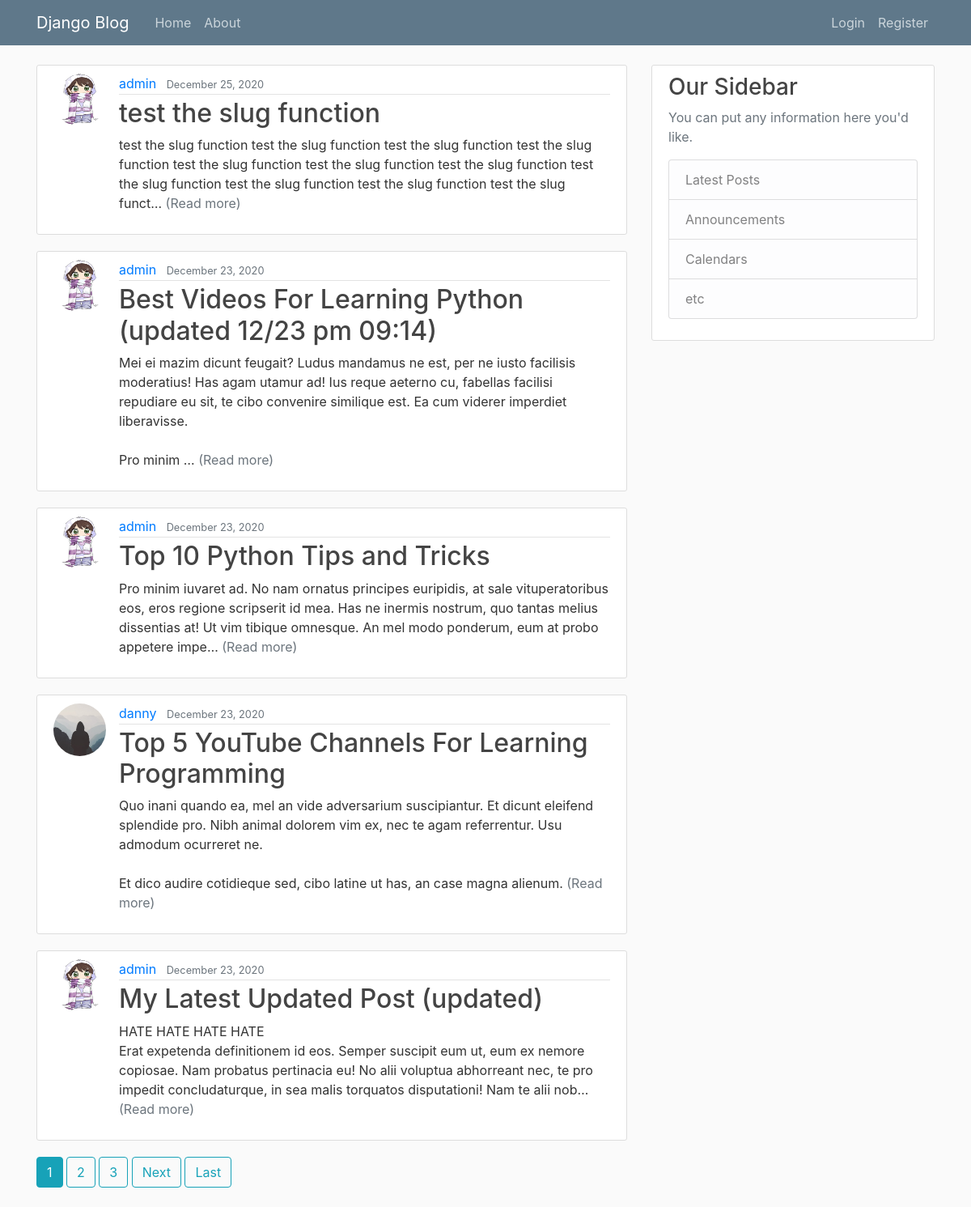
The app's page /, older data.
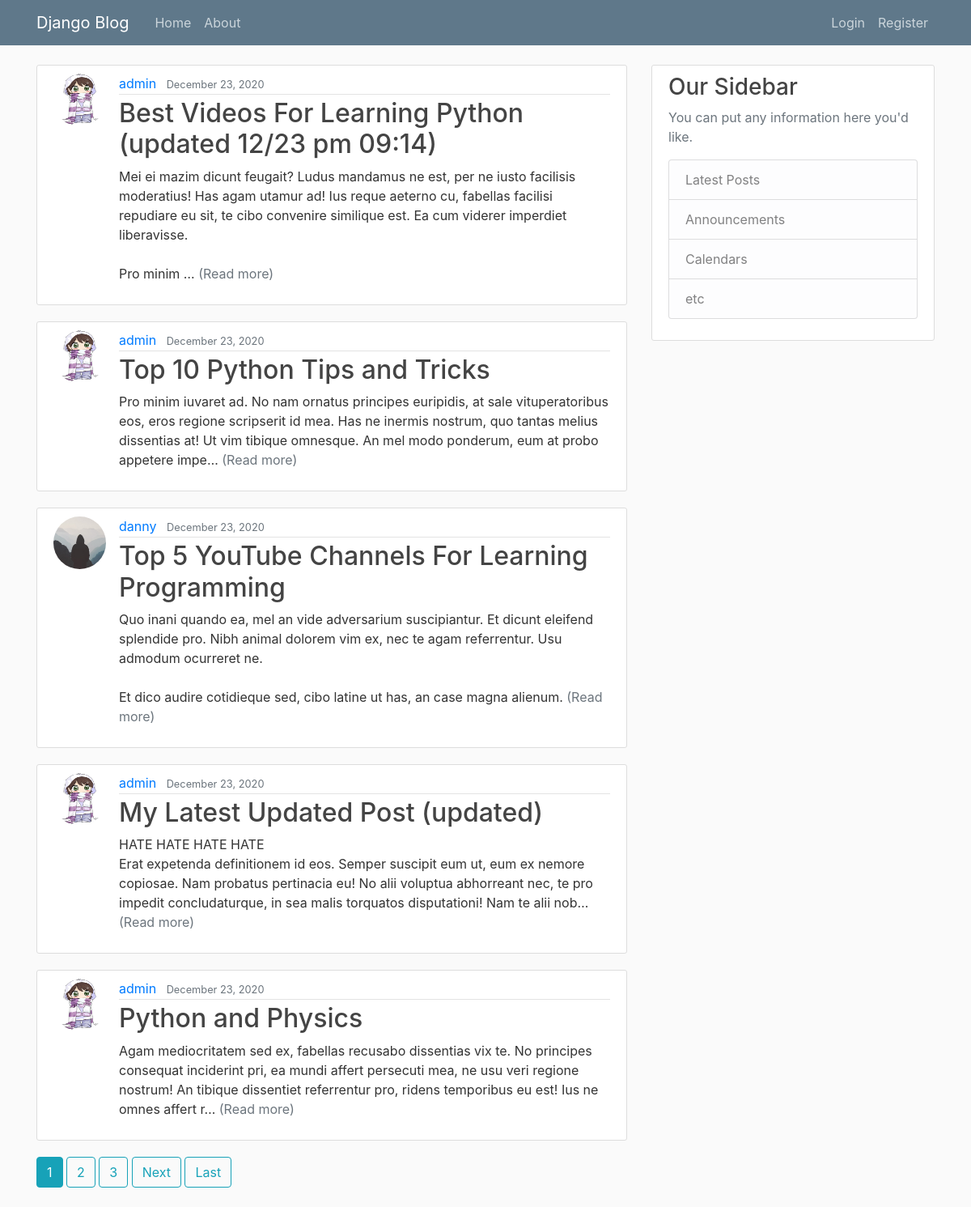
The same page, newer data.
### blog/models.py (models this page shows, shortened)
class Post(models.Model):
    class PostObjects(models.Manager):
        def get_queryset(self):
            return super().get_queryset().filter(date_posted__lte=timezone.now())
    author = models.ForeignKey(User, on_delete=models.CASCADE, default=1)
    title = models.CharField(max_length=100)
    slug = models.SlugField(unique=True, blank=True, null=True)
    content = models.TextField()
    date_posted = models.DateTimeField(default=timezone.now)
    read_time = models.IntegerField(default=0, null=True, blank=True) #models.TimeField(null=True, blank=True)
    @property
    def short_description(self):
        return truncatechars(self.content, 250)

### users/models.py (models this page shows, shortened)
class Profile(models.Model):
    user = models.OneToOneField(User, on_delete=models.CASCADE)
    image = models.ImageField(default='default.jpg', upload_to='profile_pics')

### blog/views.py (the view)
# urls.py: path('', PostListView.as_view(), name='blog-home'),
class PostListView(ListView):
    model = Post
    template_name = 'blog/home.html' # <app>/<model>_<viewtype>.html
    context_object_name = 'posts'
    ordering = ['-date_posted']
    paginate_by = 5

### blog/templates/blog/home.html (shortened to what this page needs)
{% extends "blog/base.html" %}
{% block content %}
  {% for post in posts %}
    <article class="media content-section">
      <img class="rounded-circle article-img" src="{{ post.author.profile.image.url }}">
      <div class="media-body">
        <div class="article-metadata">
          <a class="mr-2" href="{% url 'user-posts' post.author.username %}">{{ post.author }}</a>
          <small class="text-muted">{{ post.date_posted|date:"F d, Y" }}</small>
        </div>
        <h2><a class="article-title" href="{% url 'post-detail' post.slug %}">{{ post.title }}</a></h2>
        <p class="article-content">{{ post.short_description }} <a class="text-muted" href="{% url 'post-detail' post.slug %}">(Read more)</a></p>
      </div>
    </article>
  {% endfor %}
  {% if is_paginated %}
    {% for num in page_obj.paginator.page_range %}
      {% if page_obj.number == num %}
        <a class="btn btn-info mb-4" href="?page={{ num }}">{{ num }}</a>
      {% elif num > page_obj.number|add:'-3' and num < page_obj.number|add:'3' %}
        <a class="btn btn-outline-info mb-4" href="?page={{ num }}">{{ num }}</a>
      {% endif %}
    {% endfor %}
    {% if page_obj.has_next %}
      <a class="btn btn-outline-info mb-4" href="?page={{ page_obj.next_page_number }}">Next</a>
      <a class="btn btn-outline-info mb-4" href="?page={{ page_obj.paginator.num_pages }}">Last</a>
    {% endif %}
  {% endif %}
{% endblock content %}

Row changes from the older to the newer data that the page shows:
removed Post: author.profile.image (picture), author "admin", date_posted "December 25, 2020", title "test the slug function", short_description "test the slug function test the slug function test the slug function test the slug function test the slug function test the slug function test the slug function test the slug function test the slug function test the slug function test the slug funct…"
now on this page (row unchanged): Post: author.profile.image (picture), author "admin", date_posted "December 23, 2020", title "Python and Physics", short_description "Agam mediocritatem sed ex, fabellas recusabo dissentias vix te. No principes consequat inciderint pri, ea mundi affert persecuti mea, ne usu veri regione nostrum! An tibique dissentiet referrentur pro, ridens temporibus eu est! Ius ne omnes affert r…"
